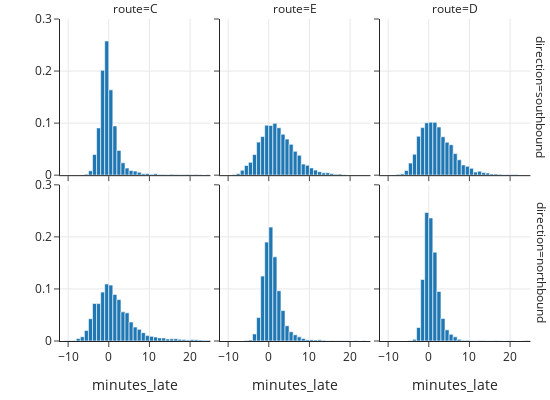

The notebook cell this image was saved under:
### Markdown cell above
# Exploring Bus Times

We learned a lot about the data as we cleaned and simplified it, but before we begin to model wait time, we want to dig deeper to better understand the phenomena of bus lateness. We have narrowed our focus to the bus activity at one stop (Third Avenue and Pike Street) over a two-month period. And, we saw that the distribution of the lateness of a bus is skewed to the right with some buses being very late indeed. In this exploratory phase, we might ask:

+ Does the distribution of lateness look the same for all three bus lines?
+ Does it matter whether the bus is traveling north- or south-bound?
+ How does the time of day relate to how late the bus is?
+ Are the buses scheduled to arrive at regular intervals throughout the day? 

Answering these questions helps us better determine how to model. 

Recall from {numref}`Chapter %s <ch:modeling>` that we found the median time a bus was late was 3/4 of a minute. But, this doesn't match the median we calculated for all bus routes and directions (1/2 a minute). Let's check whether that could be due to the focus on northbound line C buses in that chapter. Let's create histograms of lateness for each of the six combinations of bus line and direction to address this question and the first two questions on our list:

### Code cell
fig = px.histogram(bus, x='minutes_late', 
                   histnorm='probability density', nbins=200,
                   facet_row='direction', facet_col='route',
                   width=550, height=400)

fig.update_xaxes(range=[-12, 25])
fig.update_yaxes(range=[0, 0.3], title="")
fig.show()

### Figure 1 — Plotly figure (JSON) as saved in the notebook; plotly's stock layout.template omitted (floating-point values rounded to 4 significant figures; data arrays with more than 128 entries replaced by an {"elided": "..."} marker saying what was removed)
{"data": [{"alignmentgroup": "True", "bingroup": "x", "histnorm": "probability density", "hovertemplate": "direction=southbound<br>route=C<br>minutes_late=%{x}<br>probability density=%{y}<extra></extra>", "legendgroup": "", "marker": {"color": "#1F77B4", "pattern": {"shape": ""}}, "name": "", "nbinsx": 200, "offsetgroup": "", "orientation": "v", "showlegend": false, "type": "histogram", "x": {"elided": "6551 float values"}, "xaxis": "x4", "yaxis": "y4"}, {"alignmentgroup": "True", "bingroup": "x", "histnorm": "probability density", "hovertemplate": "direction=southbound<br>route=E<br>minutes_late=%{x}<br>probability density=%{y}<extra></extra>", "legendgroup": "", "marker": {"color": "#1F77B4", "pattern": {"shape": ""}}, "name": "", "nbinsx": 200, "offsetgroup": "", "orientation": "v", "showlegend": false, "type": "histogram", "x": {"elided": "6221 float values"}, "xaxis": "x5", "yaxis": "y5"}, {"alignmentgroup": "True", "bingroup": "x", "histnorm": "probability density", "hovertemplate": "direction=southbound<br>route=D<br>minutes_late=%{x}<br>probability density=%{y}<extra></extra>", "legendgroup": "", "marker": {"color": "#1F77B4", "pattern": {"shape": ""}}, "name": "", "nbinsx": 200, "offsetgroup": "", "orientation": "v", "showlegend": false, "type": "histogram", "x": {"elided": "6546 float values"}, "xaxis": "x6", "yaxis": "y6"}, {"alignmentgroup": "True", "bingroup": "x", "histnorm": "probability density", "hovertemplate": "direction=northbound<br>route=C<br>minutes_late=%{x}<br>probability density=%{y}<extra></extra>", "legendgroup": "", "marker": {"color": "#1F77B4", "pattern": {"shape": ""}}, "name": "", "nbinsx": 200, "offsetgroup": "", "orientation": "v", "showlegend": false, "type": "histogram", "x": {"elided": "6677 float values"}, "xaxis": "x", "yaxis": "y"}, {"alignmentgroup": "True", "bingroup": "x", "histnorm": "probability density", "hovertemplate": "direction=northbound<br>route=E<br>minutes_late=%{x}<br>probability density=%{y}<extra></extra>", "legendgroup": "", "marker": {"color": "#1F77B4", "pattern": {"shape": ""}}, "name": "", "nbinsx": 200, "offsetgroup": "", "orientation": "v", "showlegend": false, "type": "histogram", "x": {"elided": "6289 float values"}, "xaxis": "x2", "yaxis": "y2"}, {"alignmentgroup": "True", "bingroup": "x", "histnorm": "probability density", "hovertemplate": "direction=northbound<br>route=D<br>minutes_late=%{x}<br>probability density=%{y}<extra></extra>", "legendgroup": "", "marker": {"color": "#1F77B4", "pattern": {"shape": ""}}, "name": "", "nbinsx": 200, "offsetgroup": "", "orientation": "v", "showlegend": false, "type": "histogram", "x": {"elided": "6633 float values"}, "xaxis": "x3", "yaxis": "y3"}], "layout": {"annotations": [{"font": {}, "showarrow": false, "text": "route=C", "x": 0.1567, "xanchor": "center", "xref": "paper", "y": 1, "yanchor": "bottom", "yref": "paper"}, {"font": {}, "showarrow": false, "text": "route=E", "x": 0.49, "xanchor": "center", "xref": "paper", "y": 1, "yanchor": "bottom", "yref": "paper"}, {"font": {}, "showarrow": false, "text": "route=D", "x": 0.8233, "xanchor": "center", "xref": "paper", "y": 1, "yanchor": "bottom", "yref": "paper"}, {"font": {}, "showarrow": false, "text": "direction=northbound", "textangle": 90, "x": 0.98, "xanchor": "left", "xref": "paper", "y": 0.2425, "yanchor": "middle", "yref": "paper"}, {"font": {}, "showarrow": false, "text": "direction=southbound", "textangle": 90, "x": 0.98, "xanchor": "left", "xref": "paper", "y": 0.7575, "yanchor": "middle", "yref": "paper"}], "barmode": "relative", "height": 400, "legend": {"tracegroupgap": 0}, "width": 550, "xaxis": {"anchor": "y", "domain": [0, 0.3133], "range": [-12, 25], "title": {"text": "minutes_late"}, "type": "linear"}, "xaxis2": {"anchor": "y2", "domain": [0.3333, 0.6467], "matches": "x", "range": [-12, 25], "title": {"text": "minutes_late"}, "type": "linear"}, "xaxis3": {"anchor": "y3", "domain": [0.6667, 0.98], "matches": "x", "range": [-12, 25], "title": {"text": "minutes_late"}, "type": "linear"}, "xaxis4": {"anchor": "y4", "domain": [0, 0.3133], "matches": "x", "range": [-12, 25], "showticklabels": false, "type": "linear"}, "xaxis5": {"anchor": "y5", "domain": [0.3333, 0.6467], "matches": "x", "range": [-12, 25], "showticklabels": false, "type": "linear"}, "xaxis6": {"anchor": "y6", "domain": [0.6667, 0.98], "matches": "x", "range": [-12, 25], "showticklabels": false, "type": "linear"}, "yaxis": {"anchor": "x", "domain": [0, 0.485], "range": [0, 0.3], "title": {"text": ""}}, "yaxis2": {"anchor": "x2", "domain": [0, 0.485], "matches": "y", "range": [0, 0.3], "showticklabels": false, "title": {"text": ""}}, "yaxis3": {"anchor": "x3", "domain": [0, 0.485], "matches": "y", "range": [0, 0.3], "showticklabels": false, "title": {"text": ""}}, "yaxis4": {"anchor": "x4", "domain": [0.515, 1], "matches": "y", "range": [0, 0.3], "title": {"text": ""}}, "yaxis5": {"anchor": "x5", "domain": [0.515, 1], "matches": "y", "range": [0, 0.3], "showticklabels": false, "title": {"text": ""}}, "yaxis6": {"anchor": "x6", "domain": [0.515, 1], "matches": "y", "range": [0, 0.3], "showticklabels": false, "title": {"text": ""}}}}
